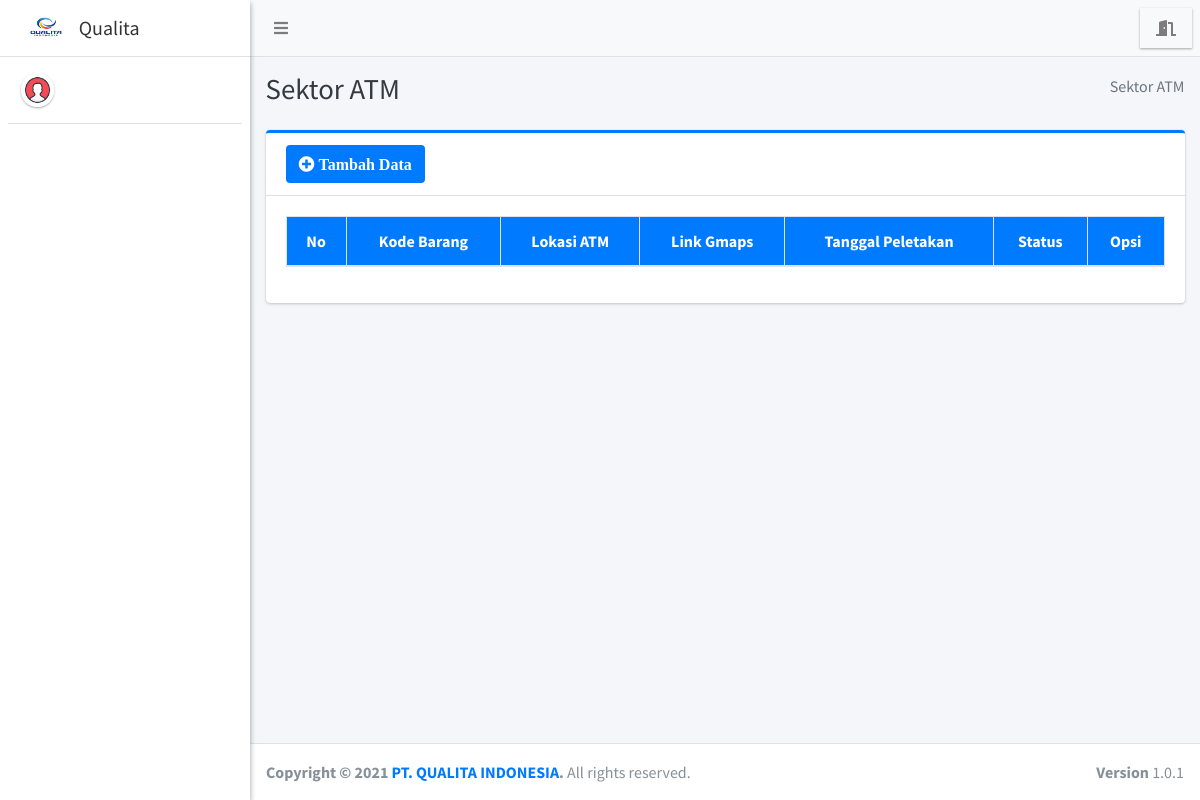
Before: /admin/sektoratm/index.php with the older database file.
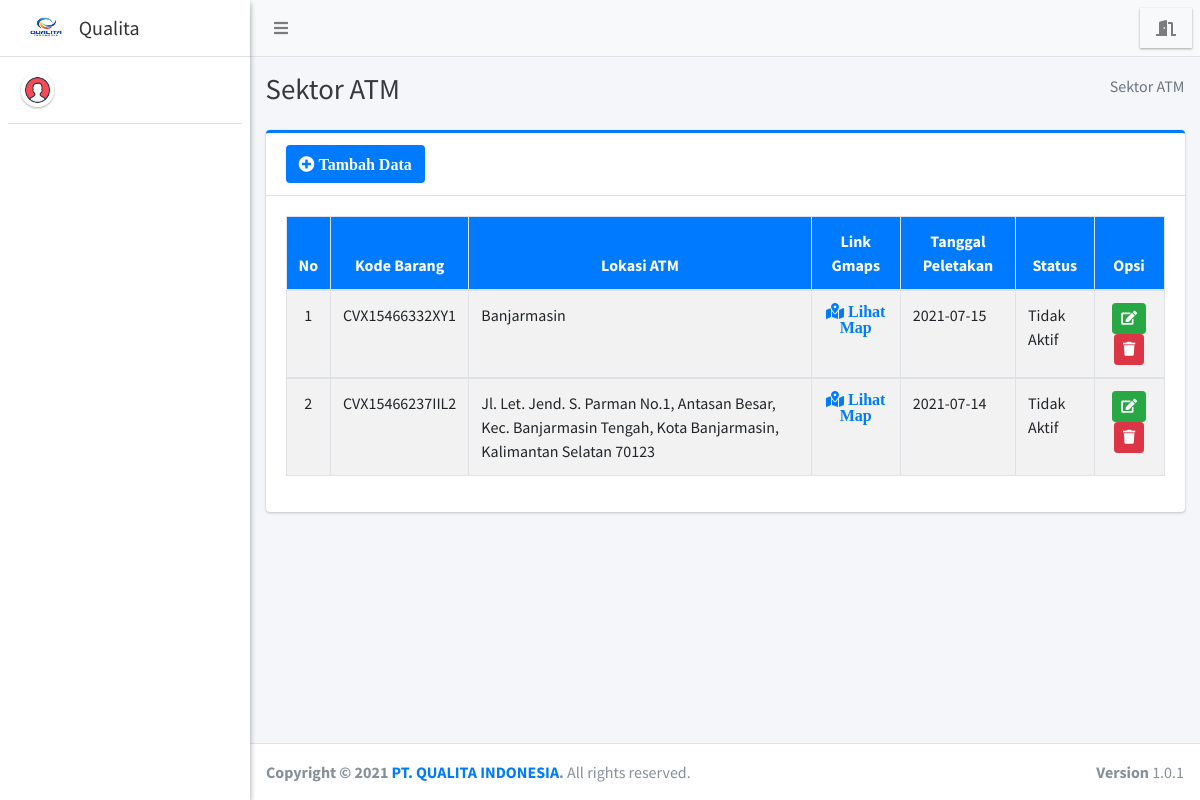
After: the same page with the newer database file.
### tables this page shows
CREATE TABLE `sektor_atm` (
  `id_sektoratm` int(11) NOT NULL,
  `kode_barang` varchar(35) NOT NULL,
  `lokasi_atm` varchar(255) NOT NULL,
  `link_gmap` text NOT NULL,
  `tgl_peletakan` varchar(25) NOT NULL,
  `status` varchar(75) NOT NULL
);

CREATE TABLE `barang` (
  `kode_barang` varchar(35) NOT NULL,
  `nama_barang` varchar(100) NOT NULL,
  `tahun_produksi` varchar(25) NOT NULL,
  `lokasi_produksi` varchar(100) NOT NULL
);

### admin/sektoratm/index.php (the view, shortened to what this page needs)
<?php
require '../../config/koneksi.php';
?>
<!DOCTYPE html>
<html>
<?php
include '../../templates/head.php';
?>
<body class="hold-transition sidebar-mini layout-fixed">
    <div class="wrapper">
        <?php
        include '../../templates/navbar.php';
        ?>
        <?php
        include '../../templates/sidebar.php';
        ?>
        <div class="content-wrapper">
            <div class="content-header">
                <div class="container-fluid">
                    <div class="row mb-2">
                        <div class="col-sm-6">
                            <h1 class="m-0 text-dark">Sektor ATM</h1>
                        </div>
                        <div class="col-sm-6">
                            <ol class="breadcrumb float-sm-right">
                                <li class="breadcrumb-item active">Sektor ATM</li>
                            </ol>
                        </div>
                    </div>
                </div>
            </div>
            <section class="content">
                <div class="container-fluid">
                    <div class="row">
                        <div class="col-12">
                            <div class="card card-primary card-outline">
                                <div class="card-header">
                                    <a href="tambah" class="btn bg-blue"><i class="fa fa-plus-circle"> Tambah Data</i></a>
                                </div>
                                <div class="card-body">
                                    <div class="table-responsive">
                                        <table id="example1" class="table table-bordered table-striped">
                                            <thead class="bg-blue">
                                                <tr align="center">
                                                    <th>No</th>
                                                    <th>Kode Barang</th>
                                                    <th>Lokasi ATM</th>
                                                    <th>Link Gmaps</th>
                                                    <th>Tanggal Peletakan</th>
                                                    <th>Status</th>
                                                    <th>Opsi</th>
                                                </tr>
                                            </thead>
                                            <?php
                                            $no = 1;
                                            $data = $koneksi->query("SELECT * FROM sektor_atm AS sa
                                            LEFT JOIN barang AS b ON sa.kode_barang = b.kode_barang
                                            ORDER BY sa.id_sektoratm DESC");
                                            while ($row = $data->fetch_array()) {
                                            ?>
                                                <tbody style="background-color: white">
                                                    <tr>
                                                        <td align="center"><?= $no++ ?></td>
                                                        <td><?= $row['kode_barang'] ?></td>
                                                        <td><?= $row['lokasi_atm'] ?></td>
                                                        <td align="center"><a href="<?= $row['link_gmap'] ?>" target="blank" class="fa fa-map-marked-alt"> Lihat Map</a></td>
                                                        <td><?= $row['tgl_peletakan'] ?></td>
                                                        <td><?= $row['status'] ?></td>
                                                        <td align="center">
                                                            <a href="edit?id=<?= $row['id_sektoratm'] ?>" class="btn btn-success btn-sm" title="Edit"><i class="fa fa-edit"></i></a>
                                                            <a href="hapus?id=<?= $row['id_sektoratm'] ?>" class="btn btn-danger btn-sm alert-hapus" title="Hapus"><i class="fa fa-trash"></i></a>
                                                        </td>
                                                    </tr>
                                                </tbody>
                                            <?php } ?>
                                        </table>
                                    </div>
                                </div>
                            </div>
                        </div>
                    </div>
                </div>
            </section>
        </div>
        <?php include_once "../../templates/footer.php"; ?>
    </div>
</body>
</html>

Changed rows visible on the page:
added sektor_atm: kode_barang.kode_barang "CVX15466332XY1", lokasi_atm "Banjarmasin", tgl_peletakan "2021-07-15", status "Tidak Aktif"
added sektor_atm: kode_barang.kode_barang "CVX15466237IIL2", lokasi_atm "Jl. Let. Jend. S. Parman No.1, Antasan Besar, Kec. Banjarmasin Tengah, Kota Banjarmasin, Kalimantan Selatan 70123", tgl_peletakan "2021-07-14", status "Tidak Aktif"
